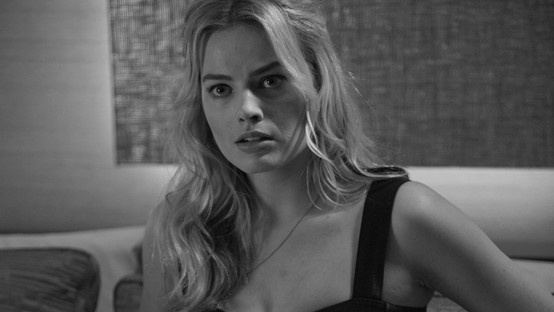
#> input picture Margot-Robbie-gray.jpg, 554 x 312 px, found by its file name
$ python ImageNegative.py
#> lines starting #> are read from the running program, lines starting #| are printed output that depends on the picture
import numpy as np
from matplotlib import pyplot as plt
import cv2
import time

img1 = cv2.cvtColor(cv2.imread('Margot-Robbie-gray.jpg'), cv2.COLOR_BGR2RGB)
#> img1 is the input picture: shape (312, 554, 3); min 0, max 212, mean 89.4
img2 = cv2.cvtColor(cv2.imread('Margot-Robbie.jpg'), cv2.COLOR_BGR2RGB)
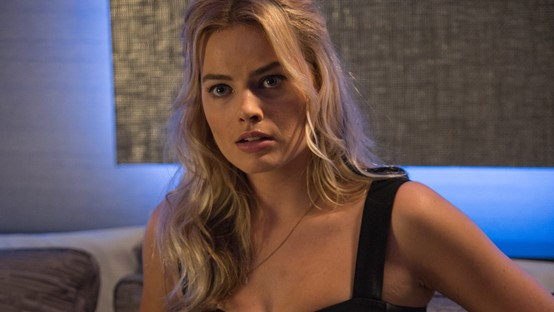
#> input picture Margot-Robbie.jpg, 554 x 312 px, found by its file name

def image_negative(f):
    g = 255 - f
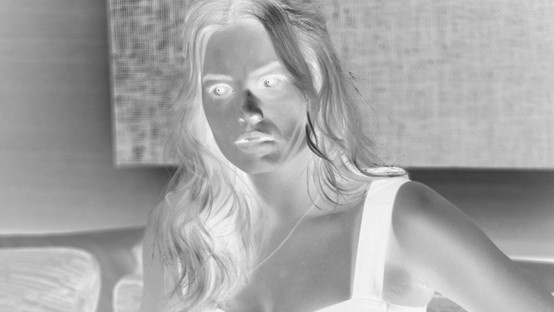
#> g: shape (312, 554, 3); min 43, max 255, mean 165.6
    return g

newImg1 = image_negative(img1)
newImg2 = image_negative(img2)
#> in image_negative (call 2), `g = 255 - f`:
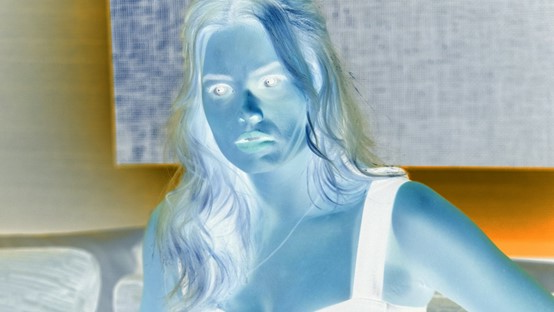
#> g: shape (312, 554, 3); mean R, G, B 154.4, 170.7, 169.3

images = [img1, newImg1]
titles = ['Original', 'Image Negative']
plt.figure(figsize = (10, 5))
for i in range(2):
    plt.subplot(1, 3, i + 1), plt.imshow(images[i], 'gray')
    plt.title(titles[i], fontsize = 20, color = 'r')
    plt.xticks([]), plt.yticks([]) # Do not display x,y

images = [img2, newImg2]
titles = ['Original', 'Image Negative']
plt.figure(figsize = (10, 5))
for i in range(2):
    plt.subplot(1, 3, i + 1), plt.imshow(images[i], 'gray')
    plt.title(titles[i], fontsize = 20, color = 'r')
    plt.xticks([]), plt.yticks([]) # Do not display x,y

plt.tight_layout()
plt.show()
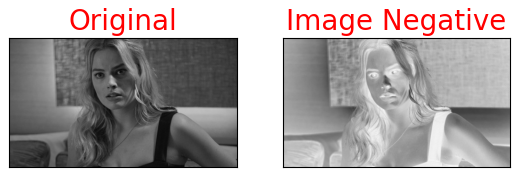
#> figure drawn by matplotlib, 2 panels
